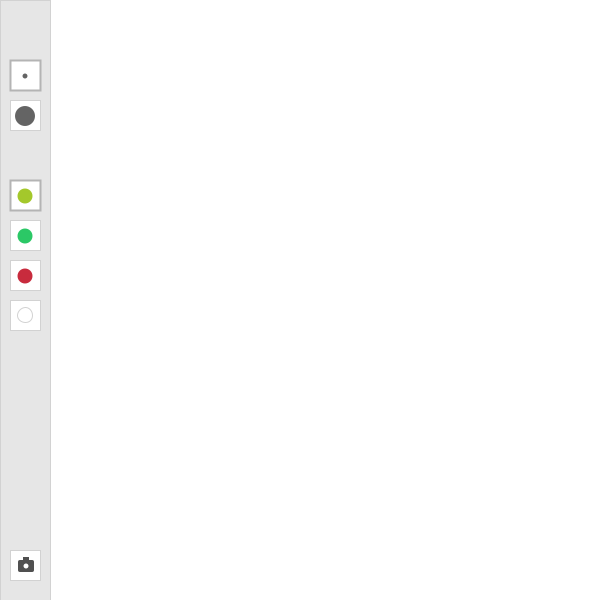
Frame 1 (no input)
Frame 60 (the mouse pressed at the canvas centre just before this capture): identical to frame 1, image omitted
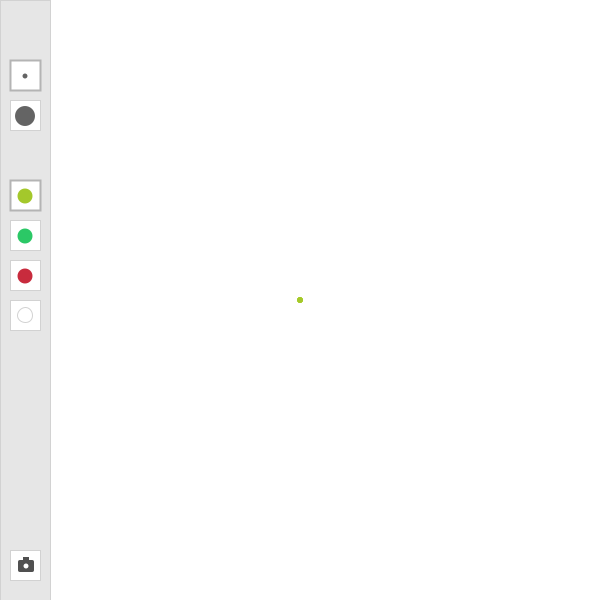
Frame 120 (the mouse held since frame 60 and released just before this capture)

The Processing sketch that drew these frames (run headless with seeded random() and noise(); from frame 60 on, the mouse is pressed at the canvas centre):

// Processing sketch: processing_71545
// ── processing_71545.pde

// get 3 ramdom hues for the fill colors
int hue1 = floor(random(1,80));
int hue2 = floor(random(81,160));
int hue3 = floor(random(161,255));

int activeHue = hue1;
int activeShape = 1;
boolean eraser = false; // is the eraser the active color?
boolean activeDraw = false; // has the mouse been clicked to choose a color/tool?
int counter = 0; // Dont draw until the canvas is clicked

void setup() {
  size(600, 600);
  colorMode(HSB);
  background(0,0,255); 
} // end setup

void draw() {
  
  // drawing canvas
  strokeWeight(1);
  fill(0,0,230);
  stroke(0,0,210);
  rect(0,0,50,600); 
  
  /*-------- SHAPES --------*/
  
  // Shape 1
  if (activeShape == 1) {
    activeButtonBG(60);
  } 
  else {
    buttonBG(60);
  }
  noStroke();
  fill(0,0,100);
  ellipse(25,76,5,5);
  
  // Shape2
  if (activeShape == 2) {
    activeButtonBG(100);
  } 
  else {
    buttonBG(100);
  }
  noStroke();
  fill(0,0,100);
  ellipse(25,116,20,20);
  
  /*-------- COLORS --------*/
  color color1 = color(hue1, 200, 200);
  color color2 = color(hue2, 200, 200);
  color color3 = color(hue3, 200, 200);
  color activeColor = color(activeHue, 200, 200);
  
  // 1st Color
  if (activeHue == hue1) {
    activeButtonBG(180);
  } else {
    buttonBG(180);
  } 
  noStroke();
  fill(color1);
  ellipse(25,196,15,15);
  
  // 2nd Color 
  if (activeHue == hue2) {
    activeButtonBG(220);
  } else {
    buttonBG(220);
  } 
  noStroke();
  fill(color2);
  ellipse(25,236,15,15);
  
  // 3rd Color
  if (activeHue == hue3) {
    activeButtonBG(260);
  } else {
    buttonBG(260);
  } 
  noStroke();
  fill(color3);
  ellipse(25,276,15,15);
  
  // Eraser
  if (eraser == true) {
    activeButtonBG(300);
  } else {
    buttonBG(300);
  } 
  strokeWeight(1);
  fill(0,0,255);
  ellipse(25,315,15,15);
  
  /*---- CAMERA -----*/
  buttonBG(550);
  noStroke();
  fill(0,0,80);
  rect(18,560,16,12,2,2,2,2);
  rect(23, 557, 6,4);
  fill(0,0,255);
  ellipse(26,566,5,5);
  
  
  /*------- END Buttons ------------ */
  
  // Set a safe area to draw on
  // boolean safeArea = mouseX > 50 && mouseX < 550 && mouseY > 50 && mouseY < 550;
  boolean safeArea = mouseX > 50;
  
  
  if (mousePressed == true) {
    activeDraw = true;
  } else {
    activeDraw = false;
  }
  
  if ( safeArea && activeDraw ) {
    noStroke();
    
    // Set Color 
    if (counter == 0 || eraser == true) { // has mouse been clicked yet
      fill(0,0,255); // Paint same as bg color
    }
    else {
      fill(activeColor);
    }
    
    // Set Shape
    if (activeShape == 1) {
       ellipse(mouseX, mouseY, 5, 5);
    } 
    else {
       ellipse(mouseX, mouseY, 20, 20);
    }
    
  }  
   
} //end draw

// method to draw inactive button backgrounds
void buttonBG( int top ) {
  strokeWeight(1);
  fill(0,0,255); 
  stroke(0,0,210);
  rect(10, top, 30, 30);
} //end buttonBG

// method to draw active button backgrounds
void activeButtonBG( int top ) {
  strokeWeight(2);
  fill(0,0,255); 
  stroke(0,0,180);
  rect(10, top, 30, 30);
} //end activeButtonBG

void mousePressed() {
  counter++;
  
  boolean clickArea1 = mouseX > 10 && mouseX < 40 && mouseY > 60 && mouseY < 90; // 1st Tool
  boolean clickArea2 = mouseX > 10 && mouseX < 40 && mouseY > 100 && mouseY < 130; // 2nd Tool
  boolean clickArea3 = mouseX > 10 && mouseX < 40 && mouseY > 180 && mouseY < 210; // 1st color
  boolean clickArea4 = mouseX > 10 && mouseX < 40 && mouseY > 220 && mouseY < 250; // 2nd color
  boolean clickArea5 = mouseX > 10 && mouseX < 40 && mouseY > 260 && mouseY < 290; // 3nd color
  boolean clickArea6 = mouseX > 10 && mouseX < 40 && mouseY > 300 && mouseY < 330; // Eraser
  boolean clickArea7 = mouseX > 10 && mouseX < 40 && mouseY > 550 && mouseY < 580; // Camera
  
  if (clickArea1) {
    activeShape = 1;
  } 
  if (clickArea2) {
    activeShape = 2;
  }  
  if (clickArea3) {
    activeHue = hue1;
    eraser = false;
  }   
  if (clickArea4) {
    activeHue = hue2;
    eraser = false;
  }
  if (clickArea5) {
    activeHue = hue3;
    eraser = false;
  }
  if (clickArea6) {
    activeHue = 0;
    eraser = true;
  }
  if (clickArea7) {
    save("mydrawing.png");
    activeDraw = false;
  }
} //end mousePressed

void keyPressed() {
  if (key == 32) { // space bar
    save("mydrawing.png");
  }
} //end keyPressed
